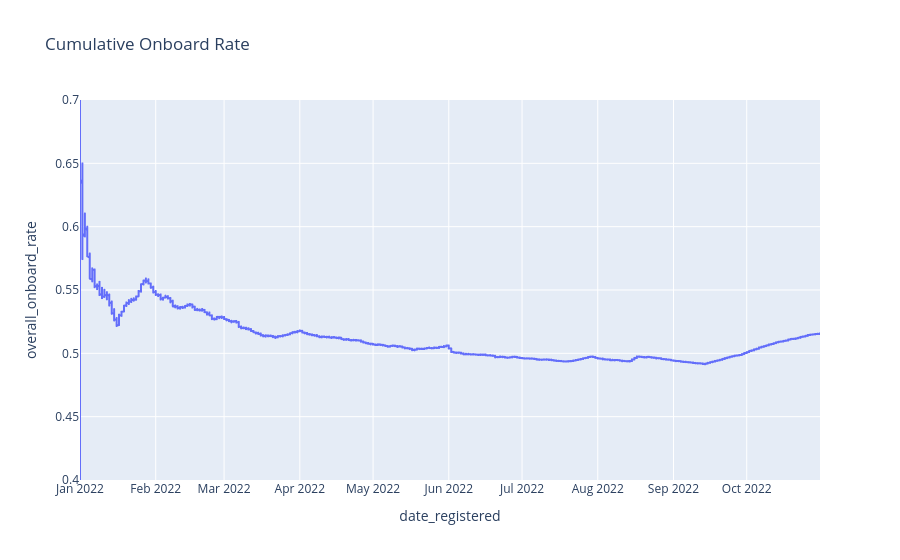

Write notebook code for a chart like this one.
### Code cell
def onboarding_plot(view: Literal["Daily", "Monthly"],
                    period: tuple[np.datetime64]):
    df = pd.read_csv("data/onboarded.csv")
    df.date_registered = pd.to_datetime(df.date_registered)
    df["month"] = df.date_registered.dt.strftime("%Y-%m")
    df["monthly_onboard_rate"] = df.groupby("month").onboarded.cumsum() / (df.groupby("month").student_id.cumcount() + 1)
    df["overall_onboard_rate"] = df.onboarded.cumsum() / (np.array(df.index) + 1)

    df = df[(df.date_registered >= period[0]) & (df.date_registered <= period[1])]

    if view == "Daily":
        fig = px.line(df, x="date_registered", y="overall_onboard_rate",
                      title="Cumulative Onboard Rate")
        fig.update_layout(yaxis_range=[0.4, 0.7])
    elif view == "Monthly":
        fig = px.line(df, x="date_registered", y="monthly_onboard_rate",
                      title="Cumulative Onboard Rate per Month")
        fig.update_layout(yaxis_range=[0.4, 0.7])
    return fig

start, end = np.datetime64("2022-01-01"), np.datetime64("2022-10-31")
fig = onboarding_plot("Daily", (start, end))
fig.show()

### Figure 1 — Plotly figure (JSON) as saved in the notebook; plotly's stock layout.template omitted (floating-point values rounded to 4 significant figures; data arrays with more than 128 entries replaced by an {"elided": "..."} marker saying what was removed)
{"data": [{"hovertemplate": "date_registered=%{x}<br>overall_onboard_rate=%{y}<extra></extra>", "legendgroup": "", "line": {"color": "#636efa", "dash": "solid"}, "marker": {"symbol": "circle"}, "mode": "lines", "name": "", "showlegend": false, "type": "scattergl", "x": {"elided": "37490 str values"}, "xaxis": "x", "y": {"elided": "37490 float values"}, "yaxis": "y"}], "layout": {"legend": {"tracegroupgap": 0}, "title": {"text": "Cumulative Onboard Rate"}, "xaxis": {"anchor": "y", "domain": [0, 1], "title": {"text": "date_registered"}}, "yaxis": {"anchor": "x", "domain": [0, 1], "range": [0.4, 0.7], "title": {"text": "overall_onboard_rate"}}}}
